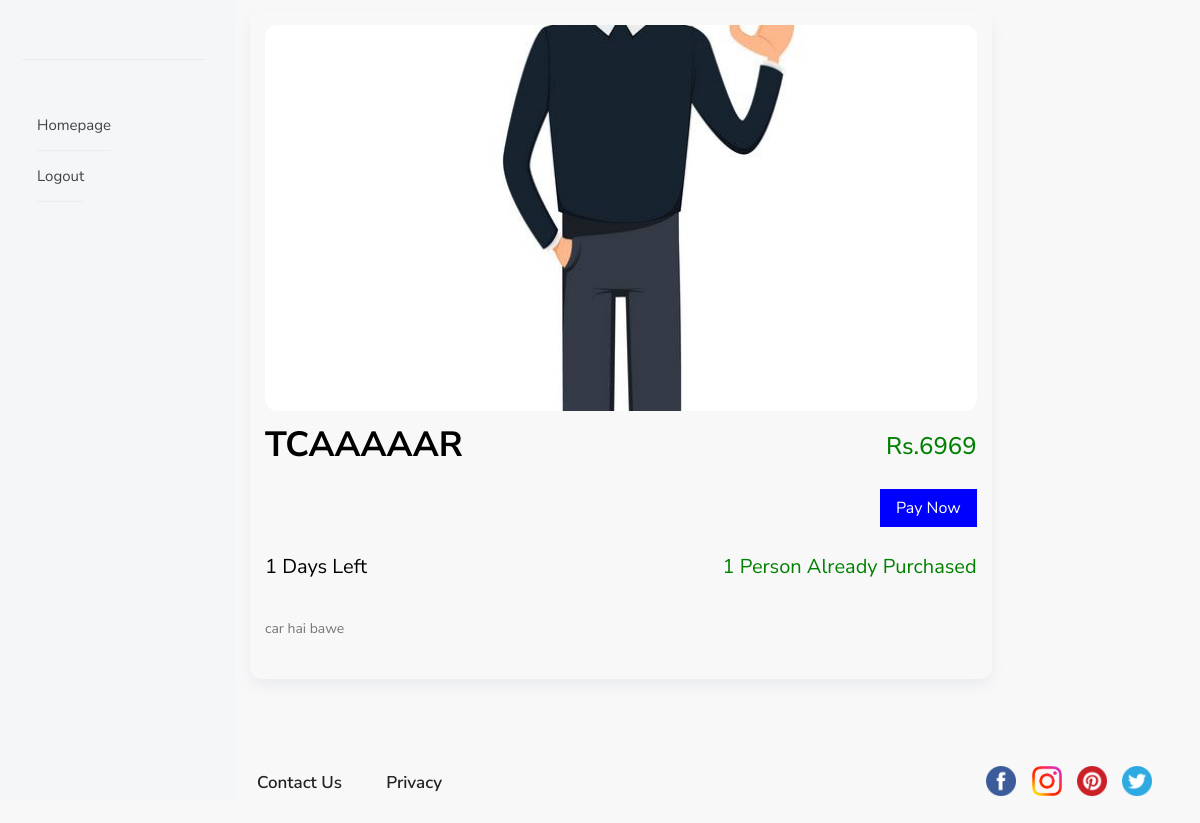
The app's page /product_page/rcwnrbkmma with its own data.
### dashboardApp/models.py (models this page shows, shortened)
class ProductDetail(models.Model):
	product_name = models.CharField(max_length= 200, default="")
	product_price = models.PositiveIntegerField( default=1,
        validators=[
            MaxValueValidator(100000,('Way over %(limit_value)s.')),
        ])
	product_description = models.TextField(default ="")
	product_image = models.ImageField(upload_to='images/')
	time_left = models.PositiveIntegerField( default=1,
        validators=[
            MaxValueValidator(20,('Way over %(limit_value)s.')),
        ])
	total_buyers = models.PositiveIntegerField( default=1,
        validators=[
            MaxValueValidator(20,('Way over %(limit_value)s.')),
        ])
	slug = models.SlugField(unique=True,blank=True,null=True)
	is_delete = models.BooleanField(default = False)

### productApp/views.py (the view, shortened to what this page needs)
# urls.py: path('product_page/<slug>',views.ProductDetailPage.as_view(),name = 'product_page'),
class ProductDetailPage(TemplateView):
	def get(self,request,*args, **kwargs):
		data = kwargs.get('slug')
		product_data = ProductDetail.objects.get(slug = data)
		picture_data = ProductImages.objects.filter(product_id = product_data)
		print(picture_data,'pictureeeeeeeeeeeeeee/.................................')
		return render(request,'product_page.html',locals())

### productApp/templates/product_page.html (shortened to what this page needs)
{% load static %}
<!DOCTYPE html>
<html lang="en">
<head>
  <link href="{% static 'css/bootstrap.min.css' %}" rel="stylesheet">
  <link href="{% static 'css/style.css' %}" rel="stylesheet" type="text/css">
  <link rel="stylesheet" href="https://cdnjs.cloudflare.com/ajax/libs/font-awesome/4.7.0/css/font-awesome.min.css">
   <link rel="stylesheet" href="{% static 'css/animate.css' %}">
   <link rel="stylesheet" href="https://cdnjs.cloudflare.com/ajax/libs/animate.css/3.7.1/animate.min.css">
</head>
<body>
  <section class="header">
    <div class="container-fluid">
      <div class="row">
        <div class="col-sm-2 col-xs-12" >
          <div class="sidenav wow fadeInLeft animated new">
            <nav class="navbar navbar-expand-md navbar-light bg-light">
            <div class="logo">
              <a href="index.html">
              </a>
            </div>
            <div class="collapse navbar-collapse main-change" id="navbarCollapse">
            <ul class="navbar-nav left-side-bar">
              <li><a href="/">Homepage</a></li>
              <li><a href="user_logout" class="nav-link">Logout</a></li>
            </ul>
          </div>
        </nav>
          </div>
        </div>
        <div class="col-sm-10 col-xs-12 product-single">
          <div class="main">
           <div class=" column main-top-section-product">
            <div class="col-sm-10 col-xs-12 ">
              <div class="main-product-sec">
                <div class="main_sub_product">
                 {% if product_data %}
                  <a href="#">
                  <div class="image-section">
                    <img src="{{ product_data.product_image.url }}">
                  </div>
                </a>
                 <div class="main-title-paymnt-heading">
                  <a href="#">
                    <h2>{{product_data.product_name}}</h2>
                  </a>
                  <h3>Rs.{{ product_data.product_price }}</h3>
              </div>
                  <div class="payment-sub-section">
                    <div class="payment-sub-section-two">
                      <a href="#">Pay Now</a>
                    </div>
                  </div>
                  <div class="payment-sub-days">
                    <div class="payment-day-one">
                      <h2>{{ product_data.time_left }} days left</h2>
                    </div>
                    <div class="payment-day-two">
                      <h2>{{ product_data.total_buyers }} person already purchased</h2>
                    </div>
                  </div>
                  <div class="description">
                    <p>{{ product_data.product_description }}</p>
                  </div>
                </div>
              </div>
              {% endif %}
            </div>
        </div>
      <div class="col-sm-6 col-xs-12 left-footer-section">
         <ul>
          <li>Contact Us</li>
          <li>Privacy</li>
        </ul>
      </div>
      <div class="col-sm-6 col-xs-12 right-footer-section">
        <ul>
          <li><img src="images/product/Facebook.png"></li>
          <li><img src="images/product/Instagram.png"></li>
          <li><img src="images/product/Pinterest.png"></li>
          <li><img src="images/product/Twitter.png"></li>
        </ul>
      </div>
    </div>
  </div>
</div>
 </div>
</section>
</body>
</html>

### static/css/style.css (style rules this page uses)
body { font-family: 'Nunito Sans', sans-serif; background-color: #f5f6f8; overflow-x: hidden; }
ul { padding: 0px; list-style-type: none; }
.sidenav { left: 0px; border-right: none; width: 235px; position: fixed; top: 0px; bottom: 0px; overflow: hidden; background-color: #f5f6f8; background-image: none; background-size: auto; -webkit-box-shadow: none; box-shadow: none; padding: 11px 29px 0px 21px; text-align: left; -webkit-transition: all 0.2s ease; transition: all 0.2s ease; z-index: 1044; border-top: none; height: 100vh; }
.sidenav a { text-decoration: none; font-size: 15px; color: #414344; display: block; transition: 0.3s ease-in-out 0s; border-bottom: 1px solid rgba(0,0,0,0.04); padding: 10px 0px; }
.col-sm-10.col-xs-12 >.main { font-size: 28px; padding: 0px 10px; }
ul.left-side-bar { margin: 40px 0px; }
.main_sub_product .image-section img { width: 100%; }
.payment-sub-section, .payment-sub-days { display: flex; flex-direction: row; justify-content: space-between; align-items: center; }
.column.main-top-section-product .main_sub_product { border: #fff; -webkit-box-shadow: 0px 7px 14px 0px rgba(151,160,204,0.12); box-shadow: 0px 7px 14px 0px rgba(151,160,204,0.12); border-radius: 12px; -webkit-transition: all 0.3s ease; transition: all 0.3s ease; padding: 15px; }
.payment-day-one h2, .payment-day-two h2 { font-size: 14px; }
.main-product-sec { padding: 10px 10px; margin: 0 0 15px 0; transition: 0.5s ease-in-out 0s; }
.left-footer-section, .right-footer-section { padding: 50px 23px 19px 32px; }
.image-section img { transition: 0.3s ease-in-out 0s; }
.image-section { border-radius: 12px; overflow: hidden; position:relative; }
.image-section::before { content:""; position: absolute; top: 0; bottom: 0; left: 0; right: 0; -webkit-transition: all 0.3s ease; transition: all 0.3s ease; background-color: transparent; border-radius: 12px; z-index: 2; }
.column.main-top-section-product .main_sub_product h2 { font-weight: 700; color: #2c2d2f; font-size: 14px; line-height: 32px; border-bottom: 1px solid transparent; -webkit-transition: all 0.2s ease; transition: all 0.2s ease; color: black; text-transform: capitalize; }
ul.navbar-nav.left-side-bar li { float: none; }
.sidenav { overflow-y: scroll; }
.column.main-top-section-product .main_sub_product .payment-day-one h2, .column.main-top-section-product .col-sm-4.col-xs-12 .main_sub_product .payment-day-two h2 { font-weight: 400; }
.right-footer-section ul li img { width: 100%; max-width: 30px; }
.product-single .main-title-paymnt-heading h3 { font-size: 24px; }
.right-footer-section ul li { display: inline-block; margin: 0 0 0 8px; }
.right-footer-section ul { float: right; }
.left-footer-section ul li { display: inline-block; margin: 0 37px 0 0; font-size: 17px; font-weight: 600; }
.payment-day-two h2, .payment-sub-section-two h2 { font-weight: 400 !important; }
.payment-sub-section { padding: 8px 0px 22px 0; }
.column.main-top-section-product .main_sub_product a h2 { font-size: 35px; padding: 18px 0 9px 0; text-transform: uppercase; }
.payment-sub-section-two { text-align: right; }
.payment-day-one h2 { color: rgb(0, 0, 0) !important; font-size: 14px; }
.payment-day-two h2 { font-size: 14px; color: #018001 !important; }
.description p { padding: 32px 0 22px 0; margin: 0px; font-size: 14px; }
.main-title-paymnt-heading { display: flex; flex-direction: row; justify-content: space-between; align-items: center; }
.main-title-paymnt-heading h3 { font-size: 24px; color: green; }
.payment-sub-section-two a { padding: 8px 16px; background: blue; font-size: 16px; color: #fff; }
.product-single .payment-day-one h2, .product-single .payment-day-two h2 { font-size: 20px !important; }
img { max-width: 100%; height: auto; }
p { margin-bottom: 0px; font-size: 15px; color: #777; }
h2 { line-height: 1.66; margin: 0; padding: 0; font-weight: bold; color: #222; font-size: 36px; }
.main { background: #f8f8f8; padding: 150px 0; }
body { font-size: 13px; line-height: 1.8; color: #222; background: #f8f8f8; font-weight: 400; }
ul.navbar-nav.left-side-bar li a { display: inline-block; }
.payment-day-two h2 { text-align: right; }
.product-single .main_sub_product .image-section img { width: 100%; height: 386px; object-fit: cover; object-position: inherit; }

### records on screen
ProductDetail: product_image (picture), product_name "TCAAAAAR", product_price "6969", time_left "1", total_buyers "1", product_description "car hai bawe"
